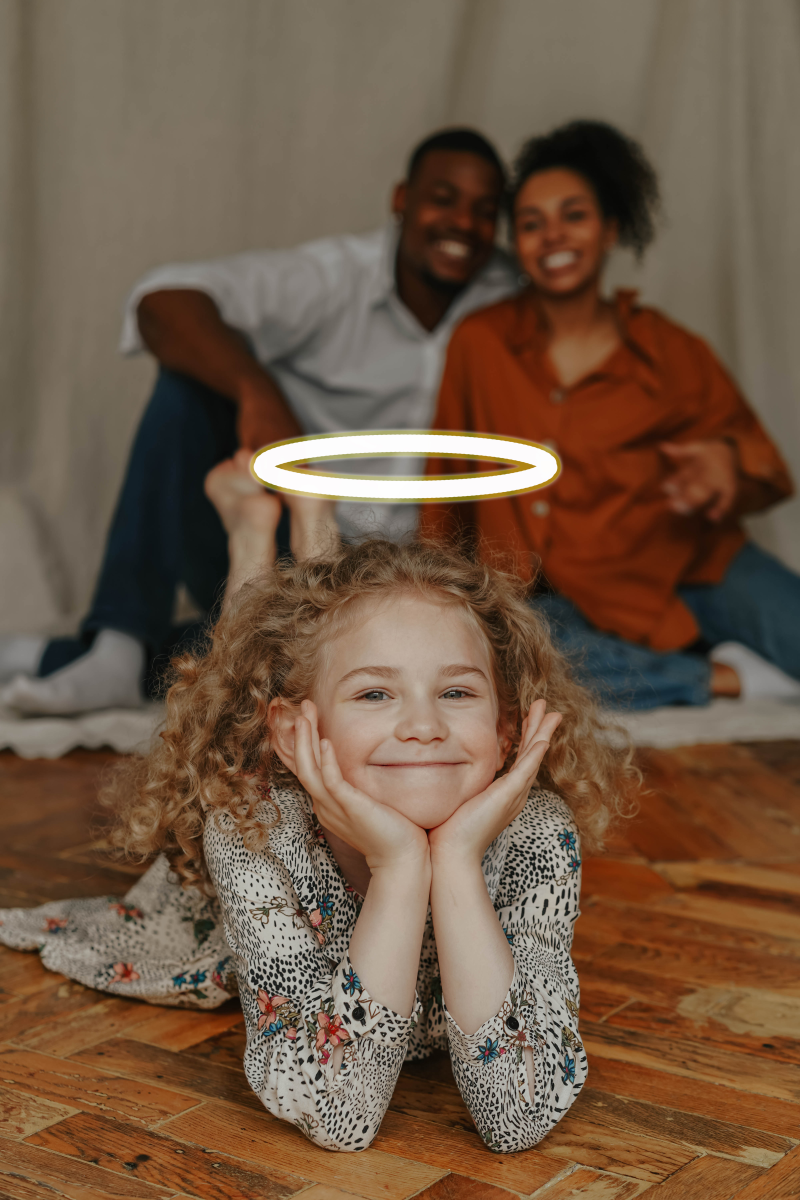
#> input picture edited-pexels-olia-danilevich-8524994.jpg, 4000 x 6000 px (shown at 1/5 size)
$ python ImageResizer.py
#> lines starting #> are read from the running program, lines starting #| are printed output that depends on the picture
import cv2  #reuires pip install opencv-python
import os
os.system('cls')
img=cv2.imread("edited-pexels-olia-danilevich-8524994.jpg", cv2.IMREAD_UNCHANGED)  # FOR DOCUMENTATION: https://pythonexamples.org/python-opencv-cv2-resize-image/#:~:text=To%20resize%20an%20image%20in,not%2C%20based%20on%20the%20requirement.
#> img is the input picture: shape (6000, 4000, 3); mean B, G, R 67.9, 87.9, 112.1

# cv2.imshow("title",img) #to show imagesres =

# scale_percent=int(input("Enter percentage reduction: "))  #in percentage
# #calculate the 50 percent of original dimensions
# width = int(img.shape[1] * scale_percent / 100)
# height = int(img.shape[0] * scale_percent / 100)

#CALCULATIONS IN PIXELS
width=int(input("pleaase enter width: "))
#> the answer given: 100
height=int(input("pleaase enter height: "))
#> the answer given: 100
dsize = (width, height)
# resize image

output = cv2.resize(img, dsize)
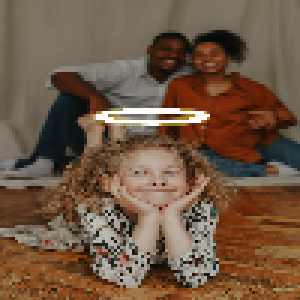
#> output: shape (100, 100, 3) (shown 3 times larger); mean B, G, R 67.9, 87.8, 112.1

cv2.imshow("title",output)

print(img.shape)
#| (6000, 4000, 3)
print(output.shape)
#| (100, 100, 3)
cv2.waitKey(0)
# cv2.imwrite('O:/50.png',output) #to write new image om harddisk
